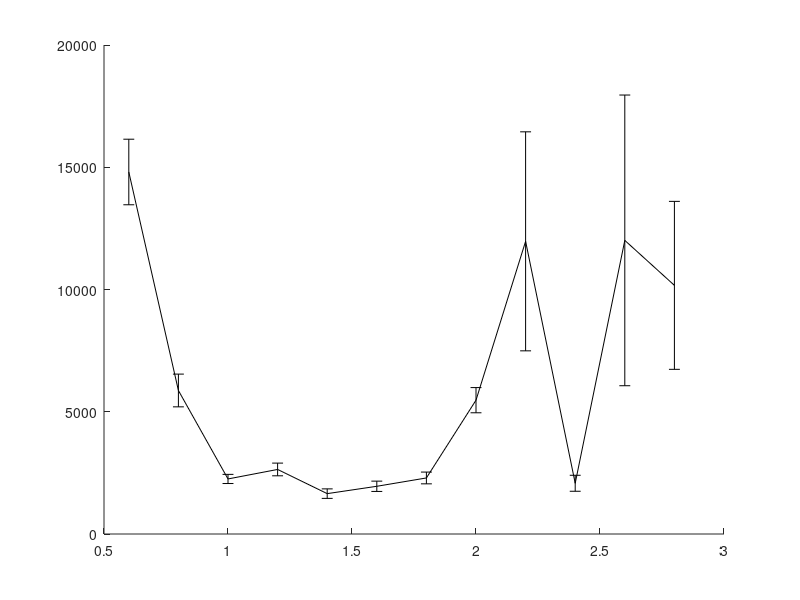

This figure's MATLAB source: (Note: this script raises an error after producing the figure.)
% In this experiment I compare the performance of the GD (with KDL) and the
% PCS on one scene with obstacles where the start and goal configurations
% are:
% State c_start = {0.5236, 1.7453, -1.8326, -1.4835,	1.5708,	0, 1.004278, 0.2729, 0.9486, -1.15011, 1.81001, -1.97739};
% State c_goal = {0.5236, 0.34907, 0.69813, -1.3963, 1.5708, 0, 0.7096, 1.8032, -1.7061, -1.6286, 1.9143, -2.0155}; // Robot 2 no backflip - Elbow down
% This while benchmarking the maximum step distance.
% With joint limits of the ABB robots.
% LazyRRT planner
% last updated: 08/26/17

clear all
clc

%%
D1 = load('benchmark_LazyRRT_PCS_3poles_rangeB.txt'); 
D1 = D1(D1(:,1)>0.5, :);

%%
D2 = load('benchmark_LazyRRT_GD_3poles_rangeB.txt'); 

%%
% PCS
rd = sort(unique(D1(:,1)));
for i = 1:length(rd)
    M = D1(D1(:,1)==rd(i), 2:end);
    td(i) = mean(M(:,4))*1e3;
    td_ste(i) = 1e3*std(M(:,4))/sqrt(size(M,1));
    nodes_d(i) =  mean(M(:,10));
    trees_d(i) =  mean(M(:,11));
    tlc_d(i) = mean(M(:,12))*1e3;
end

%%
% GD
rg = sort(unique(D2(:,1)));
for i = 1:length(rg)
    M = D2(D2(:,1)==rg(i), 2:end);
%     disp([i-1 rg(i)  size(M,1)])
    tg(i) = mean(M(:,4))*1e3;
    tg_ste(i) = 1e3*std(M(:,4))/sqrt(size(M,1));
    nodes_g(i) =  mean(M(:,10));
    trees_g(i) =  mean(M(:,11));
    tlc_g(i) = mean(M(:,12))*1e3;
end

%%
disp(' ');
[tdmin, id] = min(td);
[tgmin, ig] = min(tg);

%%
h = figure(1);
clf
errorbar(rd,td,td_ste,'-k','linewidth',2);
hold on
errorbar(rg,tg,tg_ste,'--k','linewidth',2);
hold off
ylabel('mean runtime [msec]');
xlabel('max. local-connection distance');
legend('PCS','GD');
% xlim([0 6]);
xlim([min(rd) max(rd)]);

%% 
D1 = D1(D1(:,1)==rd(id), 2:end);
verf = D1(:,1)==1;
suc = D1(:,2)==1;

disp('PCS:');
disp(['Results of ' num2str(size(D1,1)) ' queries.']);
disp(['Minimum avg. runtime for PCS is ' num2str(tdmin) 'msec with d = ' num2str(rd(id)) ]);
disp(['Percent of successful queries verified: ' num2str(sum(verf & suc)/sum(suc)*100) '%']);
disp(['Plan distance: ' num2str(D1(1,3)) ]);
disp(['Avg. runtime: ' num2str(mean(D1(:,4))*1e3)  ' +/- ' num2str(std(D1(:,4))/sqrt(size(D1,1))*1e3) ' msec ']);
disp(['Avg. local-connection time: ' num2str(mean(D1(:,12))*1e3)  ' +/- ' num2str(std(D1(:,12))/sqrt(size(D1,1))*1e3) ' msec ']);
disp(['Avg. nodes in path: ' num2str(floor(mean(D1(:,10)))) ]);
disp(['Avg. nodes in trees: ' num2str(floor(mean(D1(:,11)))) ]);
disp(['Avg. number of IK solutions: ' num2str(floor(mean(D1(:,5)))) ]);

%%
D2 = D2(D2(:,1)==rg(ig), 2:end);
verf = D2(:,1)==1;
suc = D2(:,2)==1;

disp('GD:');
disp(['Results of ' num2str(size(D2,1)) ' queries.']);
disp(['Minimum avg. runtime for GD is ' num2str(tgmin) 'msec with d = ' num2str(rg(ig)) ]);
disp(['Percent of successful queries verified: ' num2str(sum(verf & suc)/sum(suc)*100) '%']);
disp(['Plan distance: ' num2str(D2(1,3)) ]);
disp(['Avg. runtime: ' num2str(mean(D2(:,4))*1e3)  ' +/- ' num2str(std(D2(:,4))/sqrt(size(D2,1))*1e3) ' msec ']);
disp(['Avg. local-connection time: ' num2str(mean(D2(:,12))*1e3)  ' +/- ' num2str(std(D2(:,12))/sqrt(size(D2,1))*1e3) ' msec ']);
disp(['Avg. nodes in path: ' num2str(floor(mean(D2(:,10)))) ]);
disp(['Avg. nodes in trees: ' num2str(floor(mean(D2(:,11)))) ]);
disp(['Avg. number of projections: ' num2str(floor(mean(D2(:,5)))) ]);

%%
disp(' ');
disp(['Best speed-up: t_{gd}/t_{pcs} = ' num2str(tgmin/tdmin) ]);

%%
%%
%%

% PCS
td = D1(:,4);
maxT = max(td);
T1 = linspace(0,maxT,1000);
T1 = T1(2:end);
for i = 1:length(T1)
    sd = td < T1(i);
    md(i) = mean(td(sd));
    Md(i) = 1-sum(sd)/length(td);
end
%%
% GD
tg = D2(:,4);
maxT = max(tg);
T2 = linspace(0,maxT,1000);
T2 = T2(2:end);
for i = 1:length(T2)
    sg = tg < T2(i);
    mg(i) = mean(tg(sg));
    Mg(i) = 1-sum(sg)/length(tg);
end
%%
h = figure(2);
clf
plot(T1,Md*100,'-k','linewidth',2);
hold on
plot(T2,Mg*100,'--k','linewidth',2);
hold off
xlabel('maximum runtime [sec]');
ylabel('failure rate [%]');
legend('PCS','GD');
xlim([0 max(T2)]);
title('LazyRRT');
